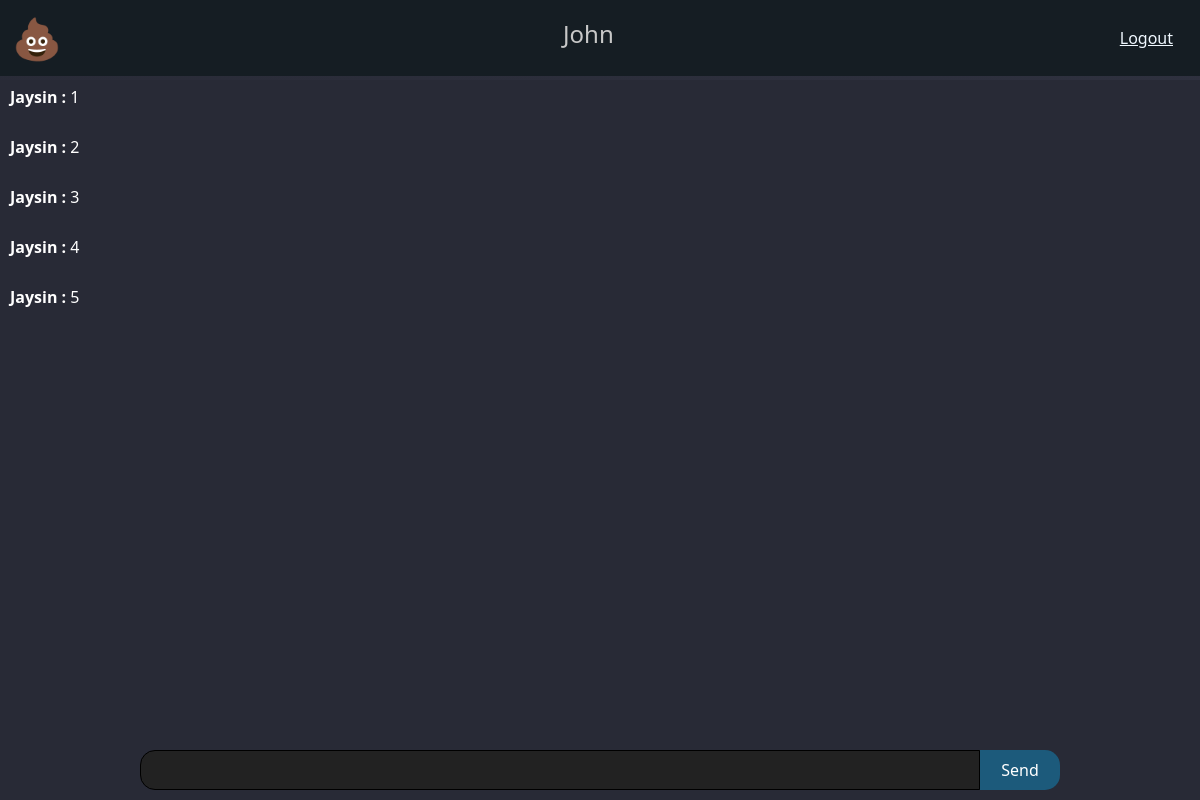
/dashboard (signed in), run on an earlier commit of the app's database.
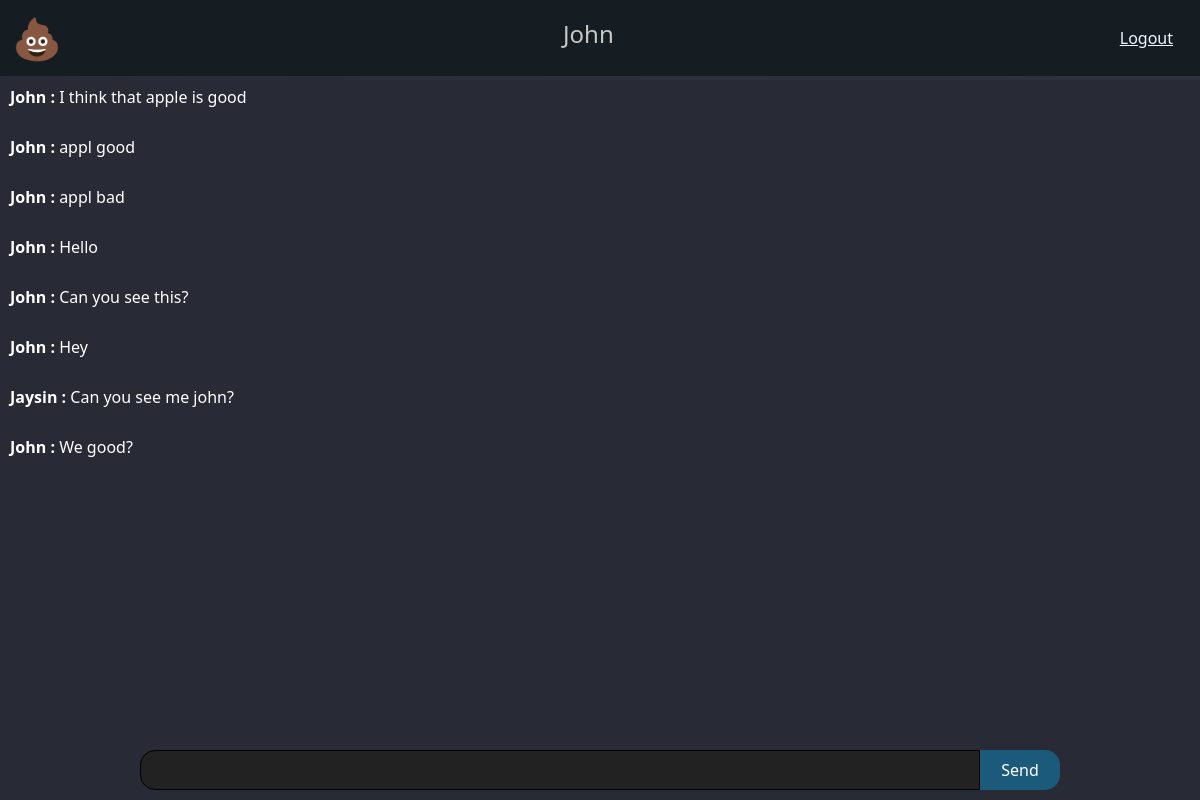
And on a later commit of the database.
### myapp/models.py (models this page shows, shortened)
class User(db.Model, UserMixin):
    id = db.Column(db.Integer, primary_key=True)
    username = db.Column(db.String(40), nullable=False)
    email = db.Column(db.String(70))
    joining_date = db.Column(db.DateTime, default=datetime.now)
    password = db.Column(db.String(400))
    is_Client = db.Column(db.String(400))

class History(db.Model):
    id = db.Column(db.Integer, primary_key=True)
    user = db.Column(db.String(40))
    message = db.Column(db.String(400))
    is_Client_Message = db.Column(db.String(400))

### myapp/user/routes.py (the view)
@user.route("/dashboard")
@login_required
def dashboard():
    history = History.query.order_by(asc(History.id)).limit(100).all()
    return render_template("dashboard.html", history=history)

### myapp/models.py (called while the page is built)
@login_manager.user_loader
def load_user(user_id):
    return User.query.get(user_id)

### myapp/templates/dashboard.html (shortened to what this page needs)
{% extends "layout.html" %}
{% block body %}
{% include "sections/navbar.html" %}
{% include "sections/message_box.html" %}
{% endblock body %}

### myapp/templates/layout.html (shortened to what this page needs)
<!doctype html>
<html lang="en">
  <head>
    <link href="https://cdn.jsdelivr.net/npm/bootstrap@5.0.2/dist/css/bootstrap.min.css" rel="stylesheet">
  </head>
  <body>
    {% block body %}
    {% endblock body %}
  </body>
</html>

### myapp/templates/sections/navbar.html
<nav class="navbar fixed-top navbar-dark" style="background-color: #151d23;">
    <div class="container-fluid">
            <span style='font-size:40px;'>&#128169;</span>
            <span class="navbar-text">
            <h4 style="color: rgb(200, 200, 200); margin: center;">{{ current_user.username }}</h4>
            </span>
        <a href="{{ url_for('user.logout') }}" style="color: aliceblue;
        padding: 5px; margin-right: 10px;">Logout</a>
    </div>
  </nav>

### myapp/templates/sections/message_box.html (shortened to what this page needs)
<link rel="stylesheet" href="{{ url_for('static', filename='message_box.css') }}">
<html style="background-color:rgb(40, 42, 54)">
    <section class="vh-300 gradient-custom">
    <div class="main_box">
        <div class="chat_box">
                {% for H in history %}
                <p class="message"><span class="uname">{{H.user}} : </span>{{ H.message }}</p>
                {% endfor %}
        </div>
        <div class="send_box">
            <input type="text" id="my_message">
            <button id="send_button" onclick="send_message()">Send</button>
        </div>
        </div>
    </section>
</html>

### myapp/static/message_box.css (style rules this page uses)
.gradient-custom { background: rgb(40, 42, 54); background: -webkit-linear-gradient(to bottom right, rgb(40, 42, 54), rgb(50, 53, 68)); background: linear-gradient(to bottom right, rgb(40, 42, 54), rgb(50, 53, 68)) }
@media (min-width: 769px) { .gradient-custom { border-top-right-radius: .3rem; border-bottom-right-radius: .3rem; } }
.main_box { flex-direction: column; padding-top: 80px; width: 100%; margin: auto; }
.chat_box { background-color: rgb(40, 42, 54); flex-direction: column; height: auto; max-height: 100vh; overflow-y: auto; margin: 0px; height: 100%; width: 100%; }
.message { border-radius: 10px; padding: 5px; width: max-content; color: rgb(255, 255, 255); margin-left: 5px; }
.send_box { display: flex; flex-direction: row; padding: 10px 0px; position: fixed; left: 0; bottom: 0; width: 100%; justify-content: center; }
.send_box > input[type='text'] { width: 70%; border: 1px solid rgb(0, 0, 0); background:rgb(34, 34, 34); color:rgb(255, 255, 255); border-top-right-radius: 0px; border-top-left-radius: 15px; border-bottom-right-radius: 0px; border-bottom-left-radius: 15px; outline: none; padding-left: 10px; }
.send_box > button { width: 80px; height: 40px; border: none; border-top-right-radius: 15px; border-top-left-radius: 0px; border-bottom-right-radius: 15px; border-bottom-left-radius: 0px; background-color: rgb(28, 90, 123); color: white; }
.uname { color: rgb(255, 255, 255); font-weight: 600; }

What changed in the data, as far as the page shows it:
changed History: user "Jaysin" → "John"; message "1" → "I think that apple is good"
changed History: user "Jaysin" → "John"; message "2" → "appl good"
changed History: user "Jaysin" → "John"; message "3" → "appl bad"
changed History: user "Jaysin" → "John"; message "4" → "Hello"
changed History: user "Jaysin" → "John"; message "5" → "Can you see this?"
added History: user "John", message "Hey"
added History: user "Jaysin", message "Can you see me john?"
added History: user "John", message "We good?"
